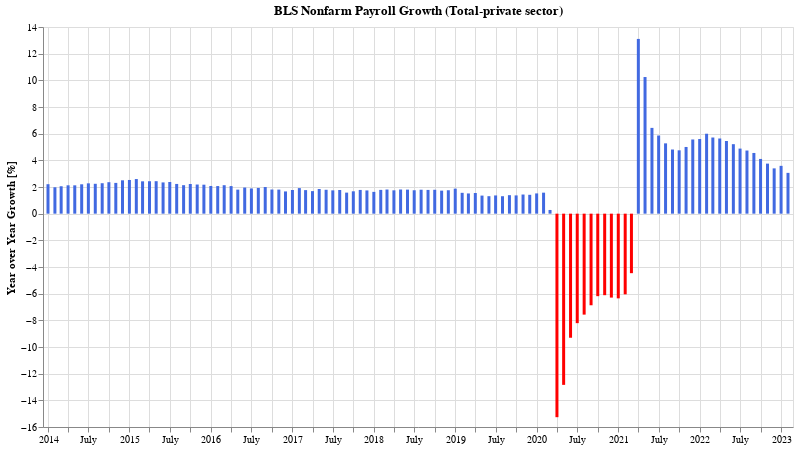

Notebook code for this chart:
### Code cell
l, c = yoyChartFor(combined)
c.save('labor.png')
c.display()

### Figure 1 — Vega-Lite specification as saved in the notebook (floating-point values rounded to 4 significant figures)
{"config": {"view": {"continuousWidth": 400, "continuousHeight": 300}}, "data": {"name": "data-9148fe600badf5a1b49714fc16f06162"}, "mark": {"type": "bar", "width": 3}, "encoding": {"color": {"condition": {"value": "red", "test": "datum['Total-private'] < 0"}, "value": "royalblue"}, "tooltip": [{"field": "index", "type": "temporal"}, {"field": "Total-private", "format": ",.02f", "title": "YoY % Change", "type": "quantitative"}], "x": {"axis": {"title": ""}, "field": "index", "type": "temporal"}, "y": {"axis": {"title": "Year over Year Growth [%]"}, "field": "Total-private", "type": "quantitative"}}, "height": 400, "title": "BLS Nonfarm Payroll Growth (Total-private sector)", "width": 750, "$schema": "https://vega.github.io/schema/vega-lite/v4.17.0.json", "datasets": {"data-9148fe600badf5a1b49714fc16f06162": [{"index": "2014-01-01T00:00:00", "Total-private": 2.211}, {"index": "2014-02-01T00:00:00", "Total-private": 1.981}, {"index": "2014-03-01T00:00:00", "Total-private": 2.056}, {"index": "2014-04-01T00:00:00", "Total-private": 2.127}, {"index": "2014-05-01T00:00:00", "Total-private": 2.126}, {"index": "2014-06-01T00:00:00", "Total-private": 2.203}, {"index": "2014-07-01T00:00:00", "Total-private": 2.274}, {"index": "2014-08-01T00:00:00", "Total-private": 2.241}, {"index": "2014-09-01T00:00:00", "Total-private": 2.284}, {"index": "2014-10-01T00:00:00", "Total-private": 2.36}, {"index": "2014-11-01T00:00:00", "Total-private": 2.308}, {"index": "2014-12-01T00:00:00", "Total-private": 2.501}, {"index": "2015-01-01T00:00:00", "Total-private": 2.527}, {"index": "2015-02-01T00:00:00", "Total-private": 2.597}, {"index": "2015-03-01T00:00:00", "Total-private": 2.426}, {"index": "2015-04-01T00:00:00", "Total-private": 2.433}, {"index": "2015-05-01T00:00:00", "Total-private": 2.436}, {"index": "2015-06-01T00:00:00", "Total-private": 2.344}, {"index": "2015-07-01T00:00:00", "Total-private": 2.377}, {"index": "2015-08-01T00:00:00", "Total-private": 2.229}, {"index": "2015-09-01T00:00:00", "Total-private": 2.137}, {"index": "2015-10-01T00:00:00", "Total-private": 2.226}, {"index": "2015-11-01T00:00:00", "Total-private": 2.186}, {"index": "2015-12-01T00:00:00", "Total-private": 2.173}, {"index": "2016-01-01T00:00:00", "Total-private": 2.078}, {"index": "2016-02-01T00:00:00", "Total-private": 2.071}, {"index": "2016-03-01T00:00:00", "Total-private": 2.135}, {"index": "2016-04-01T00:00:00", "Total-private": 2.069}, {"index": "2016-05-01T00:00:00", "Total-private": 1.802}, {"index": "2016-06-01T00:00:00", "Total-private": 1.961}, {"index": "2016-07-01T00:00:00", "Total-private": 1.891}, {"index": "2016-08-01T00:00:00", "Total-private": 1.93}, {"index": "2016-09-01T00:00:00", "Total-private": 1.997}, {"index": "2016-10-01T00:00:00", "Total-private": 1.811}, {"index": "2016-11-01T00:00:00", "Total-private": 1.805}, {"index": "2016-12-01T00:00:00", "Total-private": 1.668}, {"index": "2017-01-01T00:00:00", "Total-private": 1.774}, {"index": "2017-02-01T00:00:00", "Total-private": 1.918}, {"index": "2017-03-01T00:00:00", "Total-private": 1.766}, {"index": "2017-04-01T00:00:00", "Total-private": 1.691}, {"index": "2017-05-01T00:00:00", "Total-private": 1.852}, {"index": "2017-06-01T00:00:00", "Total-private": 1.792}, {"index": "2017-07-01T00:00:00", "Total-private": 1.749}, {"index": "2017-08-01T00:00:00", "Total-private": 1.776}, {"index": "2017-09-01T00:00:00", "Total-private": 1.578}, {"index": "2017-10-01T00:00:00", "Total-private": 1.677}, {"index": "2017-11-01T00:00:00", "Total-private": 1.78}, {"index": "2017-12-01T00:00:00", "Total-private": 1.743}, {"index": "2018-01-01T00:00:00", "Total-private": 1.635}, {"index": "2018-02-01T00:00:00", "Total-private": 1.784}, {"index": "2018-03-01T00:00:00", "Total-private": 1.811}, {"index": "2018-04-01T00:00:00", "Total-private": 1.751}, {"index": "2018-05-01T00:00:00", "Total-private": 1.812}, {"index": "2018-06-01T00:00:00", "Total-private": 1.804}, {"index": "2018-07-01T00:00:00", "Total-private": 1.756}, {"index": "2018-08-01T00:00:00", "Total-private": 1.796}, {"index": "2018-09-01T00:00:00", "Total-private": 1.781}, {"index": "2018-10-01T00:00:00", "Total-private": 1.792}, {"index": "2018-11-01T00:00:00", "Total-private": 1.728}, {"index": "2018-12-01T00:00:00", "Total-private": 1.756}, {"index": "2019-01-01T00:00:00", "Total-private": 1.878}, {"index": "2019-02-01T00:00:00", "Total-private": 1.564}, {"index": "2019-03-01T00:00:00", "Total-private": 1.516}, {"index": "2019-04-01T00:00:00", "Total-private": 1.549}, {"index": "2019-05-01T00:00:00", "Total-private": 1.356}, {"index": "2019-06-01T00:00:00", "Total-private": 1.311}, {"index": "2019-07-01T00:00:00", "Total-private": 1.367}, {"index": "2019-08-01T00:00:00", "Total-private": 1.309}, {"index": "2019-09-01T00:00:00", "Total-private": 1.387}, {"index": "2019-10-01T00:00:00", "Total-private": 1.37}, {"index": "2019-11-01T00:00:00", "Total-private": 1.436}, {"index": "2019-12-01T00:00:00", "Total-private": 1.415}, {"index": "2020-01-01T00:00:00", "Total-private": 1.519}, {"index": "2020-02-01T00:00:00", "Total-private": 1.575}, {"index": "2020-03-01T00:00:00", "Total-private": 0.2775}, {"index": "2020-04-01T00:00:00", "Total-private": -15.26}, {"index": "2020-05-01T00:00:00", "Total-private": -12.84}, {"index": "2020-06-01T00:00:00", "Total-private": -9.306}, {"index": "2020-07-01T00:00:00", "Total-private": -8.211}, {"index": "2020-08-01T00:00:00", "Total-private": -7.571}, {"index": "2020-09-01T00:00:00", "Total-private": -6.87}, {"index": "2020-10-01T00:00:00", "Total-private": -6.187}, {"index": "2020-11-01T00:00:00", "Total-private": -6.114}, {"index": "2020-12-01T00:00:00", "Total-private": -6.295}, {"index": "2021-01-01T00:00:00", "Total-private": -6.351}, {"index": "2021-02-01T00:00:00", "Total-private": -6.051}, {"index": "2021-03-01T00:00:00", "Total-private": -4.463}, {"index": "2021-04-01T00:00:00", "Total-private": 13.11}, {"index": "2021-05-01T00:00:00", "Total-private": 10.25}, {"index": "2021-06-01T00:00:00", "Total-private": 6.434}, {"index": "2021-07-01T00:00:00", "Total-private": 5.861}, {"index": "2021-08-01T00:00:00", "Total-private": 5.273}, {"index": "2021-09-01T00:00:00", "Total-private": 4.811}, {"index": "2021-10-01T00:00:00", "Total-private": 4.751}, {"index": "2021-11-01T00:00:00", "Total-private": 5.003}, {"index": "2021-12-01T00:00:00", "Total-private": 5.564}, {"index": "2022-01-01T00:00:00", "Total-private": 5.598}, {"index": "2022-02-01T00:00:00", "Total-private": 5.995}, {"index": "2022-03-01T00:00:00", "Total-private": 5.711}, {"index": "2022-04-01T00:00:00", "Total-private": 5.637}, {"index": "2022-05-01T00:00:00", "Total-private": 5.449}, {"index": "2022-06-01T00:00:00", "Total-private": 5.212}, {"index": "2022-07-01T00:00:00", "Total-private": 4.88}, {"index": "2022-08-01T00:00:00", "Total-private": 4.736}, {"index": "2022-09-01T00:00:00", "Total-private": 4.553}, {"index": "2022-10-01T00:00:00", "Total-private": 4.105}, {"index": "2022-11-01T00:00:00", "Total-private": 3.754}, {"index": "2022-12-01T00:00:00", "Total-private": 3.397}, {"index": "2023-01-01T00:00:00", "Total-private": 3.587}, {"index": "2023-02-01T00:00:00", "Total-private": 3.06}]}}
